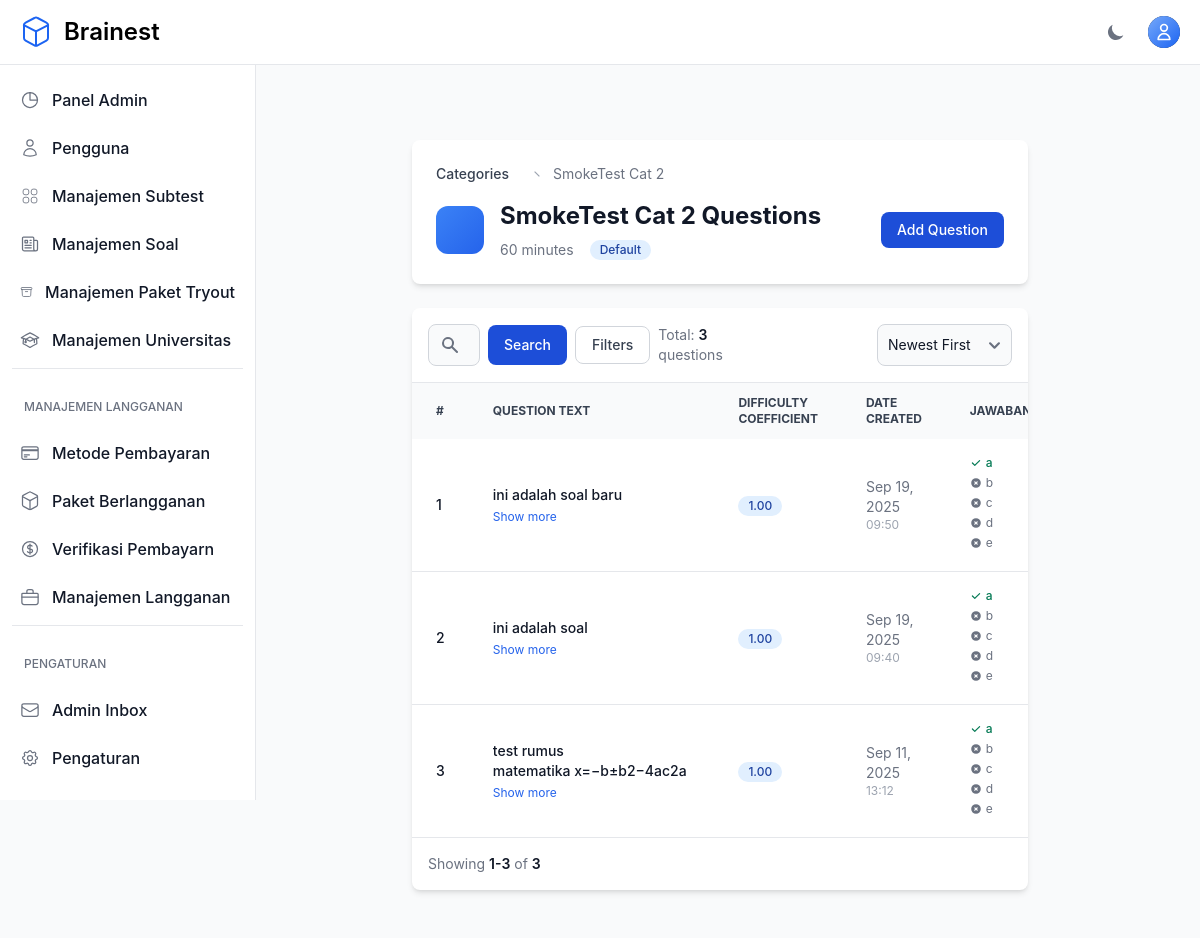
Screenshot of /teacher/categories/42/questions/ (signed in) with the database file from the repository.
### otosapp/models.py (models this page shows, shortened)
class Category(models.Model):
    SCORING_METHODS = [
        ('default', 'Default'),
        ('custom', 'Custom'),
        ('utbk', 'UTBK'),
    ]
    category_name = models.CharField(max_length=200)
    time_limit = models.IntegerField(default=60, help_text="Time limit in minutes (default: 60 minutes)")
    scoring_method = models.CharField(max_length=10, choices=SCORING_METHODS, default='default')
    passing_score = models.FloatField(default=75.0, help_text="Minimum score required to pass (0-100)")
    release_date = models.DateTimeField(default=timezone.now, help_text="Tanggal rilis subtest ini")
    created_by = models.ForeignKey(
        User,
        on_delete=models.SET_NULL,
        null=True,
        blank=True,
        related_name='categories_created',
        help_text='Teacher who created this category'
    )
    teachers = models.ManyToManyField(
        User,
        related_name='teaching_categories',
        blank=True,
        help_text='Additional teachers assigned to this category'
    )

class Question(models.Model):
    QUESTION_TYPES = [
        ('multiple_choice', 'Pilihan Ganda'),
        ('essay', 'Isian/Essay'),
    ]
    question_text = models.TextField('Text')
    pub_date = models.DateTimeField('date published')
    category = models.ForeignKey(Category, on_delete=models.CASCADE)
    custom_weight = models.FloatField(default=0, help_text="Custom weight for scoring (0-100)")
    difficulty_coefficient = models.FloatField(default=1.0, help_text="UTBK difficulty coefficient (auto-calculated)")
    question_type = models.CharField(max_length=20, choices=QUESTION_TYPES, default='multiple_choice', help_text="Tipe soal: pilihan ganda atau isian")
    correct_answer_text = models.TextField(blank=True, null=True, help_text="Jawaban benar untuk soal isian (pisahkan dengan koma jika ada beberapa jawaban yang benar)")
    explanation = models.TextField(blank=True, null=True, help_text="Pembahasan atau penjelasan mengapa jawabannya demikian (opsional)")

class Choice(models.Model):
    question = models.ForeignKey(Question, on_delete=models.CASCADE, related_name='choices')
    choice_text = models.TextField('Text')
    choice_image = models.ImageField(
        upload_to='choice_images/',
        blank=True,
        null=True,
        storage=get_storage,
        max_length=500,
        help_text="DEPRECATED: Use WYSIWYG editor in choice_text instead. Kept for existing data compatibility."
    )
    is_correct = models.BooleanField(default=False)

### otosapp/views.py (the view)
# urls.py: path('teacher/categories/<int:category_id>/questions/', views.teacher_question_list, name='teacher_question_list'),
@login_required
@admin_or_teacher_required
def teacher_question_list(request, category_id):
    category = get_object_or_404(Category, id=category_id)
    if not (request.user.is_admin() or category.created_by == request.user or category.teachers.filter(pk=request.user.pk).exists()):
        raise PermissionDenied
    questions = Question.objects.filter(category=category).order_by('-pub_date')
    paginator = Paginator(questions, 10)
    page = request.GET.get('page')
    try:
        questions_page = paginator.page(page)
    except PageNotAnInteger:
        questions_page = paginator.page(1)
    except EmptyPage:
        questions_page = paginator.page(paginator.num_pages)
    return render(request, 'teacher/question_list.html', {'questions': questions_page, 'category': category})

### otosapp/context_processors.py (called while the page is built)
def sidebar_context(request):
    context = {}
    if request.user.is_authenticated and (request.user.is_superuser or request.user.is_admin()):
        pending_payments_count = PaymentProof.objects.filter(status='pending').count()
        context['pending_payments_count'] = pending_payments_count
    return context

### otosapp/models.py (called while the page is built)
    def is_admin(self):
        return self.role and self.role.role_name == 'Admin'

### otosapp/templates/teacher/question_list.html (shortened to what this page needs)
{% extends 'base.html' %}
{% load custom_filters %}
{% block content %}
<section class="bg-gray-50 dark:bg-gray-900 p-3 sm:p-5 antialiased">
  <div class="mx-auto max-w-screen-xl px-4 lg:px-12">
    <div class="bg-white dark:bg-gray-800 relative shadow-md sm:rounded-lg overflow-hidden mb-6">
      <div class="p-6">
        <nav class="flex mb-4" aria-label="Breadcrumb">
          <ol class="inline-flex items-center space-x-1 md:space-x-3">
            <li class="inline-flex items-center">
              <a href="{% url 'teacher_student_list' %}" class="inline-flex items-center text-sm font-medium text-gray-700 hover:text-primary-600 dark:text-gray-400 dark:hover:text-white">Categories</a>
            </li>
            <li>
              <div class="flex items-center">
                <svg class="w-4 h-4 text-gray-400 mx-2" fill="currentColor" viewBox="0 0 20 20"><path d="M7 7l6 6" stroke="currentColor" stroke-width="1.5" fill="none"/></svg>
                <span class="text-sm text-gray-500">{{ category.category_name }}</span>
              </div>
            </li>
          </ol>
        </nav>
        <div class="flex flex-col lg:flex-row items-start lg:items-center justify-between space-y-4 lg:space-y-0">
          <div class="flex items-center space-x-4">
            <div class="flex items-center justify-center w-12 h-12 bg-gradient-to-br from-primary-500 to-primary-600 rounded-xl">
              <svg class="w-6 h-6 text-white" fill="currentColor" viewBox="0 0 20 20"></svg>
            </div>
            <div>
              <h1 class="text-2xl font-bold text-gray-900 dark:text-white">{{ category.category_name }} Questions</h1>
              <div class="flex items-center space-x-4 mt-2">
                <span class="text-sm text-gray-500 dark:text-gray-400">{{ category.time_limit }} minutes</span>
                <span class="inline-flex items-center px-2.5 py-0.5 rounded-full text-xs font-medium {% if category.scoring_method == 'utbk' %}bg-green-100 text-green-800 dark:bg-green-900 dark:text-green-300{% elif category.scoring_method == 'custom' %}bg-purple-100 text-purple-800 dark:bg-purple-900 dark:text-purple-300{% else %}bg-blue-100 text-blue-800 dark:bg-blue-900 dark:text-blue-300{% endif %}">
                  {{ category.get_scoring_method_display }}
                </span>
              </div>
            </div>
          </div>
          <div class="flex flex-col sm:flex-row gap-3">
            <a href="{% url 'teacher_question_create' category.id %}" class="flex items-center justify-center text-white bg-primary-700 hover:bg-primary-800 focus:ring-4 focus:ring-primary-300 font-medium rounded-lg text-sm px-4 py-2 dark:bg-primary-600 dark:hover:bg-primary-700 focus:outline-none dark:focus:ring-primary-800">Add Question</a>
          </div>
        </div>
      </div>
    </div>
    <div class="bg-white dark:bg-gray-800 relative shadow-md sm:rounded-lg overflow-hidden">
      <div class="flex flex-col md:flex-row items-center justify-between space-y-3 md:space-y-0 md:space-x-4 p-4 border-b border-gray-200 dark:border-gray-700">
        <div class="w-full md:w-1/2">
          <form method="GET" class="flex items-center space-x-2">
            <div class="relative flex-1">
              <div class="absolute inset-y-0 left-0 flex items-center pl-3 pointer-events-none">
              </div>
              <input type="text" name="search" value="{{ request.GET.search }}" class="bg-gray-50 border border-gray-300 text-gray-900 text-sm rounded-lg focus:ring-primary-500 focus:border-primary-500 block w-full pl-10 p-2.5 dark:bg-gray-700 dark:border-gray-600 dark:placeholder-gray-400 dark:text-white" placeholder="Search questions and choices...">
            </div>
            <button type="submit" class="flex items-center justify-center px-4 py-2.5 text-sm font-medium text-white bg-primary-700 hover:bg-primary-800 focus:ring-4 focus:ring-primary-300 rounded-lg dark:bg-primary-600 dark:hover:bg-primary-700">Search</button>
            <button type="button" onclick="toggleFilters()" class="flex items-center justify-center px-4 py-2 text-sm font-medium text-gray-700 bg-white border border-gray-300 rounded-lg hover:bg-gray-50">Filters</button>
            <div class="ml-auto text-sm text-gray-500">Total: <span class="font-semibold text-gray-900 dark:text-white">{{ questions.paginator.count }}</span> questions</div>
          </form>
        </div>
        <div class="flex items-center space-x-2">
          <form method="GET" class="inline">
            <select name="sort" onchange="this.form.submit()" class="bg-gray-50 border border-gray-300 text-gray-900 text-sm rounded-lg p-2.5 dark:bg-gray-700 dark:border-gray-600 dark:text-white">
              <option value="-pub_date" {% if request.GET.sort == '-pub_date' or not request.GET.sort %}selected{% endif %}>Newest First</option>
            </select>
          </form>
        </div>
      </div>
      <div class="overflow-x-auto">
        <table class="w-full text-sm text-left text-gray-500 dark:text-gray-400">
          <thead class="text-xs text-gray-700 uppercase bg-gray-50 dark:bg-gray-700 dark:text-gray-400">
            <tr>
              <th scope="col" class="px-6 py-3">#</th>
              <th scope="col" class="px-6 py-3">Question Text</th>
              <th scope="col" class="px-6 py-3">Difficulty Coefficient</th>
              <th scope="col" class="px-6 py-3">Date Created</th>
              <th scope="col" class="px-6 py-3 choices-mobile-hidden">Jawaban</th>
            </tr>
          </thead>
          <tbody>
            {% for question in questions %}
            <tr class="border-b dark:border-gray-700 hover:bg-gray-50 dark:hover:bg-gray-700 transition-colors">
              <td class="px-6 py-4 text-sm font-medium text-gray-900 dark:text-white">{{ forloop.counter }}</td>
              <td class="px-6 py-4">
                <div class="max-w-md">
                  <div class="text-sm font-medium text-gray-900 dark:text-white line-clamp-2">
                    {{ question.question_text|smart_question_text|striptags|truncatechars:100 }}
                  </div>
                  {% if question.question_text|length > 100 %}
                  <button onclick="toggleFullText({{ forloop.counter }})" class="text-xs text-primary-600 hover:text-primary-700 dark:text-primary-400 mt-1">
                    Show more
                  </button>
                  <div id="fulltext-{{ forloop.counter }}" class="hidden mt-2 text-sm text-gray-700 dark:text-gray-300">
                    {{ question.question_text|smart_question_text }}
                  </div>
                  {% endif %}
                </div>
              </td>
              <td class="px-6 py-4">
                <span class="inline-flex items-center px-2.5 py-0.5 rounded-full text-xs font-medium bg-blue-100 text-blue-800 dark:bg-blue-900 dark:text-blue-300">
                  {{ question.difficulty_coefficient|default:question.custom_weight|floatformat:2|default:'-' }}
                </span>
              </td>
              <td class="px-6 py-4 text-sm text-gray-500 dark:text-gray-400">
                {% if question.pub_date %}
                  {{ question.pub_date|date:'M d, Y' }}
                  <div class="text-xs text-gray-400 dark:text-gray-500">{{ question.pub_date|time:'H:i' }}</div>
                {% endif %}
              </td>
              <td class="px-6 py-4 choices-mobile-hidden">
                <div class="max-w-xs choices-container">
                  {% if question.question_type == 'essay' %}
                    <div class="flex items-start">
                      <div class="flex-1">
                        <div class="text-sm text-gray-900 dark:text-white font-medium">
                          {{ question.correct_answer_text|truncatechars:50 }}
                        </div>
                        {% if question.correct_answer_text|length > 50 %}
                        <button onclick="toggleEssayAnswer({{ forloop.counter }})" class="text-xs text-primary-600 hover:text-primary-700 dark:text-primary-400 mt-1">
                          Show full answer
                        </button>
                        <div id="essay-answer-{{ forloop.counter }}" class="hidden mt-2 text-sm text-gray-700 dark:text-gray-300 p-3 bg-gray-50 dark:bg-gray-800 rounded-lg border border-gray-200 dark:border-gray-600">
                          {{ question.correct_answer_text }}
                        </div>
                        {% endif %}
                      </div>
                    </div>
                  {% else %}
                    {% for choice in question.choices.all %}
                    <div class="flex items-center space-x-1 text-xs mb-1">
                      {% if choice.is_correct %}
                        <div class="flex items-center text-green-600">
                          <svg class="w-3 h-3 mr-1 flex-shrink-0" fill="currentColor" viewBox="0 0 20 20">
                            <path fill-rule="evenodd" d="M16.707 5.293a1 1 0 010 1.414l-8 8a1 1 0 01-1.414 0l-4-4a1 1 0 011.414-1.414L8 12.586l7.293-7.293a1 1 0 011.414 0z" clip-rule="evenodd"></path>
                          </svg>
                          <span class="font-medium">{{ choice.choice_text|smart_question_text|striptags|truncatechars:25 }}</span>
                        </div>
                      {% else %}
                        <div class="flex items-center text-gray-500 dark:text-gray-400">
                          <span>{{ choice.choice_text|smart_question_text|striptags|truncatechars:25 }}</span>
                        </div>
                      {% endif %}
                    </div>
                    {% endfor %}
                  {% endif %}
                </div>
              </td>
            </tr>
            {% endfor %}
      </div>
      <nav class="flex flex-col md:flex-row justify-between items-start md:items-center space-y-3 md:space-y-0 p-4">
        <span class="text-sm font-normal text-gray-500 dark:text-gray-400">Showing <span class="font-semibold text-gray-900 dark:text-white">{{ questions.start_index }}-{{ questions.end_index }}</span> of <span class="font-semibold text-gray-900 dark:text-white">{{ questions.paginator.count }}</span></span>
      </nav>
    </div>
  </div>
{% endblock %}

### rows the page displays
Category: category_name "SmokeTest Cat 2", time_limit "60", scoring_method "Default"
Question: question_text|smart_question_text "ini adalah soal baru", difficulty_coefficient "1.00", pub_date "Sep 19, 2025", pub_date "09:50"
Choice: choice_text|smart_question_text "a"
Choice: choice_text|smart_question_text "b"
Choice: choice_text|smart_question_text "c"
Choice: choice_text|smart_question_text "d"
Choice: choice_text|smart_question_text "e"
Question: question_text|smart_question_text "ini adalah soal", difficulty_coefficient "1.00", pub_date "Sep 19, 2025", pub_date "09:40"
Choice: choice_text|smart_question_text "a"
Choice: choice_text|smart_question_text "b"
Choice: choice_text|smart_question_text "c"
Choice: choice_text|smart_question_text "d"
Choice: choice_text|smart_question_text "e"
Question: question_text|smart_question_text "test rumus matematika x=−b±b2−4ac2a", difficulty_coefficient "1.00", pub_date "Sep 11, 2025", pub_date "13:12"
Choice: choice_text|smart_question_text "a"
Choice: choice_text|smart_question_text "b"
Choice: choice_text|smart_question_text "c"
Choice: choice_text|smart_question_text "d"
Choice: choice_text|smart_question_text "e"

### other values shown
{{ questions.paginator.count }} "3"
{{ questions.start_index }} "1"
{{ questions.end_index }} "3"
